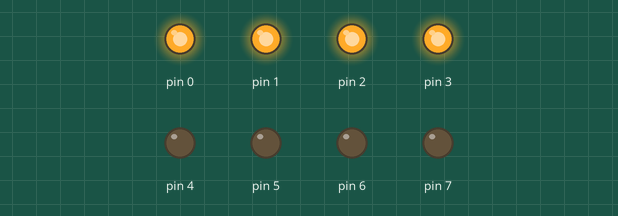
Recording of a sketch running on a simulated Arduino Uno, built with avr-gcc and run on an emulated ATmega328P. Parts: output pins drawn as LEDs (lit = HIGH).

Above: at 0.5 s.
At 3.5 s:
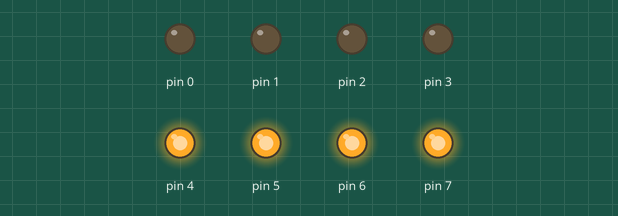
Timing chart, 0 to 4.6 s (numbered marks = the images above):
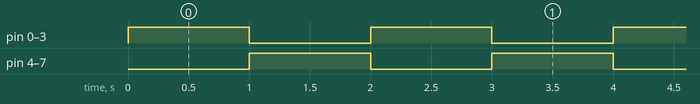

The sketch:

tugas165.ino
```cpp
#include <avr/interrupt.h> // Library untuk menggunakan fitur interrupt pada mikrokontroler AVR

volatile boolean flipFlop = false; // Variabel yang dapat berubah nilainya secara tiba-tiba, akan digunakan dalam fungsi interrupt

void setup() { // Fungsi untuk melakukan konfigurasi awal saat mikrokontroler dihidupkan
  setupInterrupt(); // Memanggil fungsi untuk melakukan konfigurasi fitur interrupt
  for (int i = 0; i < 8; i++) { // Melakukan pengulangan untuk mengatur mode pin
    pinMode(i, OUTPUT); // Mengatur pin-pin sebagai output
  }
}

void setupInterrupt(void) { // Fungsi untuk mengatur fitur interrupt
  noInterrupts(); // Menonaktifkan interrupt sementara
  TCCR1A = 0; // Mengatur mode operasi timer
  TCCR1B = 0; // Mengatur prescaler timer
  TCNT1 = 3036; // Mengatur nilai awal timer
  TCCR1B |= (1 << CS12); // Mengatur prescaler untuk timer
  TIMSK1 |= (1 << TOIE1); // Mengaktifkan interrupt overflow pada timer
  interrupts(); // Mengaktifkan kembali interrupt
}

ISR(TIMER1_OVF_vect) { // Fungsi yang akan dieksekusi ketika interrupt terjadi
  TCNT1 = 3036; // Mengatur kembali nilai awal timer
  flipFlop = !flipFlop; // Mengubah nilai variabel flipFlop secara bergantian antara true dan false
}

void loop() { // Fungsi utama yang akan dieksekusi secara berulang
  for (int i = 0; i < 4; i++) { // Melakukan pengulangan untuk mengatur output pada pin
    digitalWrite(i, flipFlop ? LOW : HIGH); // Mengatur output pada pin ke-i sesuai dengan nilai flipFlop
    digitalWrite(i + 4, flipFlop ? HIGH : LOW); // Mengatur output pada pin ke-(i+4) sesuai dengan nilai flipFlop
  }
}
```

Measured:
- by itself, pin 0–7: alternates HIGH for 1.0 s and LOW for 1.0 s
